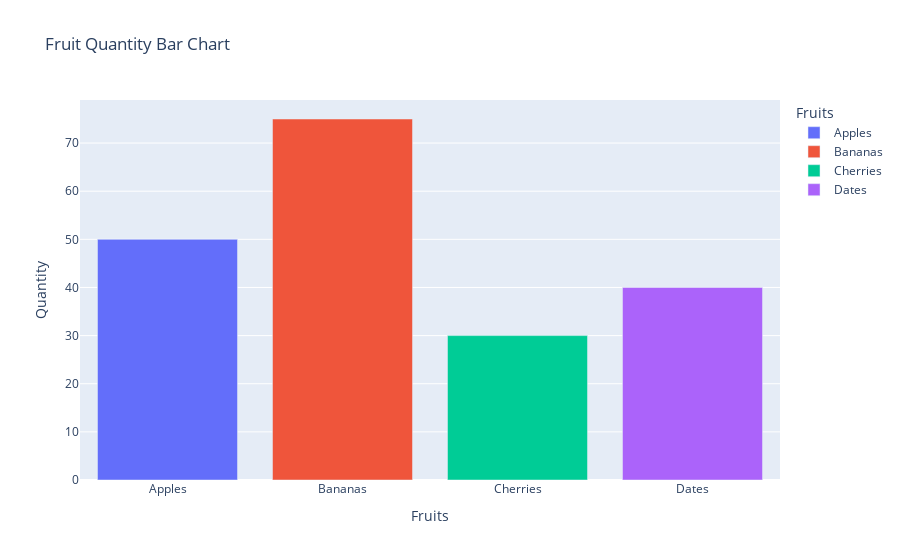

Notebook source saved alongside this figure:
### Markdown cell above
### 5. Generate a bar plot using Plotly.

### Code cell
!pip install plotly

import plotly.express as px

# Sample data
data = {
    'Fruits': ['Apples', 'Bananas', 'Cherries', 'Dates'],
    'Quantity': [50, 75, 30, 40]
}

# Create a bar plot
fig = px.bar(data, x='Fruits', y='Quantity', title='Fruit Quantity Bar Chart', color='Fruits')

# Show the plot
fig.show()

### Figure 1 — Plotly figure (JSON) as saved in the notebook; plotly's stock layout.template omitted (floating-point values rounded to 4 significant figures)
{"data": [{"hovertemplate": "Fruits=%{x}<br>Quantity=%{y}<extra></extra>", "legendgroup": "Apples", "marker": {"color": "#636efa", "pattern": {"shape": ""}}, "name": "Apples", "orientation": "v", "showlegend": true, "textposition": "auto", "type": "bar", "x": ["Apples"], "xaxis": "x", "y": [50], "yaxis": "y"}, {"hovertemplate": "Fruits=%{x}<br>Quantity=%{y}<extra></extra>", "legendgroup": "Bananas", "marker": {"color": "#EF553B", "pattern": {"shape": ""}}, "name": "Bananas", "orientation": "v", "showlegend": true, "textposition": "auto", "type": "bar", "x": ["Bananas"], "xaxis": "x", "y": [75], "yaxis": "y"}, {"hovertemplate": "Fruits=%{x}<br>Quantity=%{y}<extra></extra>", "legendgroup": "Cherries", "marker": {"color": "#00cc96", "pattern": {"shape": ""}}, "name": "Cherries", "orientation": "v", "showlegend": true, "textposition": "auto", "type": "bar", "x": ["Cherries"], "xaxis": "x", "y": [30], "yaxis": "y"}, {"hovertemplate": "Fruits=%{x}<br>Quantity=%{y}<extra></extra>", "legendgroup": "Dates", "marker": {"color": "#ab63fa", "pattern": {"shape": ""}}, "name": "Dates", "orientation": "v", "showlegend": true, "textposition": "auto", "type": "bar", "x": ["Dates"], "xaxis": "x", "y": [40], "yaxis": "y"}], "layout": {"barmode": "relative", "legend": {"title": {"text": "Fruits"}, "tracegroupgap": 0}, "title": {"text": "Fruit Quantity Bar Chart"}, "xaxis": {"anchor": "y", "categoryarray": ["Apples", "Bananas", "Cherries", "Dates"], "categoryorder": "array", "domain": [0, 1], "title": {"text": "Fruits"}}, "yaxis": {"anchor": "x", "domain": [0, 1], "title": {"text": "Quantity"}}}}
